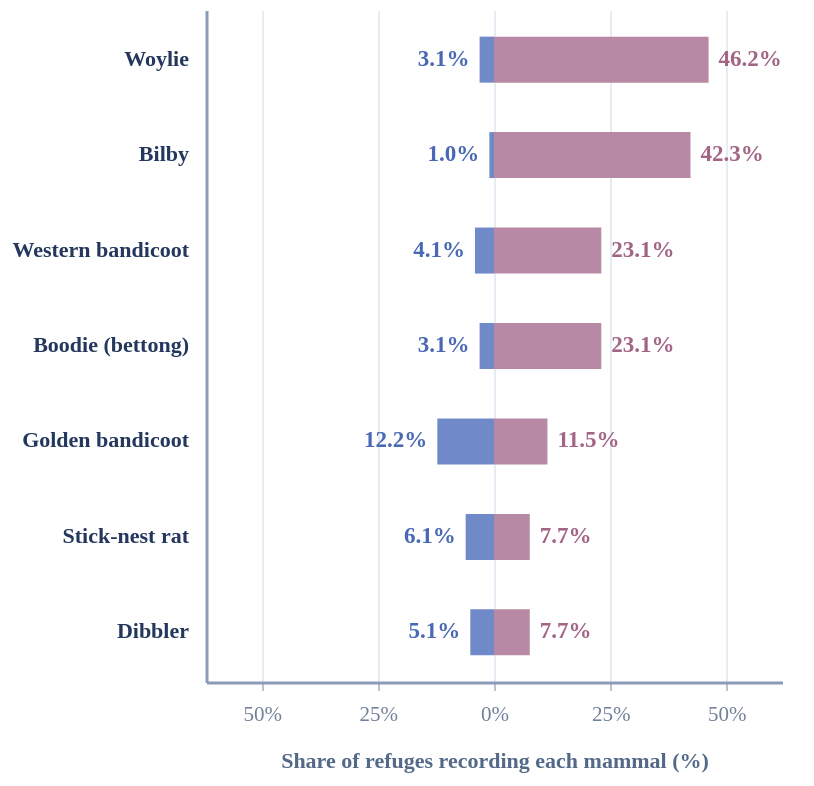

Specify this chart in Vega-Lite:
### Vega-Lite specification from a JSON file in a GitHub repository (floating-point values rounded to 4 significant figures)
{"$schema": "https://vega.github.io/schema/vega-lite/v5.json", "description": "Mirrored butterfly chart: seven frequently recorded nationally threatened native mammal taxa recorded on BOTH cat-free islands and fenced mainland havens; selected by total site records and displayed in descending sum of within-type percentages. 2024 government data, 98 islands and 26 fenced sites. Share of sites, not number of animals. Compact seven-row Vega-Lite layout; labels use common names.", "background": "#FFFFFF", "width": 288, "height": 336, "data": {"values": [{"species": "Woylie", "exact_species": "Woylie", "island_sites": 3, "fenced_sites": 12, "island_pct": 3.1, "fenced_pct": 46.2, "island_value": -3.1, "fenced_value": 46.2, "island_label": "3.1%", "fenced_label": "46.2%", "combined_pct": 49.3, "total_sites": 15, "rank_by_combined_share": 1}, {"species": "Bilby", "exact_species": "Bilby", "island_sites": 1, "fenced_sites": 11, "island_pct": 1.0, "fenced_pct": 42.3, "island_value": -1.0, "fenced_value": 42.3, "island_label": "1.0%", "fenced_label": "42.3%", "combined_pct": 43.3, "total_sites": 12, "rank_by_combined_share": 2}, {"species": "Western bandicoot", "exact_species": "Western Barred Bandicoot", "island_sites": 4, "fenced_sites": 6, "island_pct": 4.1, "fenced_pct": 23.1, "island_value": -4.1, "fenced_value": 23.1, "island_label": "4.1%", "fenced_label": "23.1%", "combined_pct": 27.2, "total_sites": 10, "rank_by_combined_share": 3}, {"species": "Boodie (bettong)", "exact_species": "Boodie (Shark Bay)", "island_sites": 3, "fenced_sites": 6, "island_pct": 3.1, "fenced_pct": 23.1, "island_value": -3.1, "fenced_value": 23.1, "island_label": "3.1%", "fenced_label": "23.1%", "combined_pct": 26.2, "total_sites": 9, "rank_by_combined_share": 4}, {"species": "Golden bandicoot", "exact_species": "Golden Bandicoot", "island_sites": 12, "fenced_sites": 3, "island_pct": 12.2, "fenced_pct": 11.5, "island_value": -12.2, "fenced_value": 11.5, "island_label": "12.2%", "fenced_label": "11.5%", "combined_pct": 23.7, "total_sites": 15, "rank_by_combined_share": 5}, {"species": "Stick-nest rat", "exact_species": "Greater Stick-nest Rat", "island_sites": 6, "fenced_sites": 2, "island_pct": 6.1, "fenced_pct": 7.7, "island_value": -6.1, "fenced_value": 7.7, "island_label": "6.1%", "fenced_label": "7.7%", "combined_pct": 13.8, "total_sites": 8, "rank_by_combined_share": 6}, {"species": "Dibbler", "exact_species": "Dibbler", "island_sites": 5, "fenced_sites": 2, "island_pct": 5.1, "fenced_pct": 7.7, "island_value": -5.1, "fenced_value": 7.7, "island_label": "5.1%", "fenced_label": "7.7%", "combined_pct": 12.8, "total_sites": 7, "rank_by_combined_share": 7}]}, "encoding": {"y": {"field": "species", "type": "nominal", "sort": ["Woylie", "Bilby", "Western bandicoot", "Boodie (bettong)", "Golden bandicoot", "Stick-nest rat", "Dibbler"], "axis": {"title": null, "labelColor": "#24375C", "labelFont": "DM Sans", "labelFontSize": 11, "labelFontWeight": 700, "labelPadding": 9, "labelLimit": 215, "domain": true, "ticks": false, "domainColor": "#8A9CB8", "domainWidth": 1.5}, "scale": {"paddingInner": 0.26, "paddingOuter": 0.15}}}, "layer": [{"mark": {"type": "rule", "stroke": "#9AAFC9", "strokeWidth": 1.3}, "encoding": {"x": {"datum": 0, "type": "quantitative", "scale": {"domain": [-62, 62], "nice": false}, "axis": {"title": "Share of refuges recording each mammal (%)", "titleColor": "#536987", "titleFont": "DM Sans", "titleFontSize": 11, "titleFontWeight": 600, "titlePadding": 12, "labelColor": "#71819A", "labelFont": "DM Sans", "labelFontSize": 10.5, "labelPadding": 7, "values": [-50, -25, 0, 25, 50], "labelExpr": "abs(datum.value)+'%'", "grid": true, "gridColor": "#E7ECF4", "gridWidth": 1, "domain": true, "ticks": true, "domainColor": "#8A9CB8", "domainWidth": 1.5, "tickColor": "#B7C4D4", "tickSize": 4}}}}, {"mark": {"type": "bar", "size": 23, "color": "#7089C9", "cornerRadius": 0, "stroke": null}, "encoding": {"x": {"field": "island_value", "type": "quantitative"}, "x2": {"datum": 0}, "tooltip": [{"field": "exact_species", "type": "nominal", "title": "Threatened native mammal"}, {"field": "island_sites", "type": "quantitative", "title": "Cat-free islands", "format": ".0f"}, {"field": "island_pct", "type": "quantitative", "title": "Of islands (%)", "format": ".1f"}, {"field": "fenced_sites", "type": "quantitative", "title": "Fenced mainland havens", "format": ".0f"}, {"field": "fenced_pct", "type": "quantitative", "title": "Of fenced havens (%)", "format": ".1f"}]}}, {"mark": {"type": "bar", "size": 23, "color": "#B889A5", "cornerRadius": 0, "stroke": null}, "encoding": {"x": {"field": "fenced_value", "type": "quantitative"}, "x2": {"datum": 0}, "tooltip": [{"field": "exact_species", "type": "nominal", "title": "Threatened native mammal"}, {"field": "island_sites", "type": "quantitative", "title": "Cat-free islands", "format": ".0f"}, {"field": "island_pct", "type": "quantitative", "title": "Of islands (%)", "format": ".1f"}, {"field": "fenced_sites", "type": "quantitative", "title": "Fenced mainland havens", "format": ".0f"}, {"field": "fenced_pct", "type": "quantitative", "title": "Of fenced havens (%)", "format": ".1f"}]}}, {"mark": {"type": "text", "font": "DM Sans", "fontWeight": 800, "fontSize": 11.5, "align": "right", "dx": -5, "baseline": "middle", "color": "#4969B4"}, "encoding": {"x": {"field": "island_value", "type": "quantitative"}, "text": {"field": "island_label"}}}, {"mark": {"type": "text", "font": "DM Sans", "fontWeight": 800, "fontSize": 11.5, "align": "left", "dx": 5, "baseline": "middle", "color": "#A26585"}, "encoding": {"x": {"field": "fenced_value", "type": "quantitative"}, "text": {"field": "fenced_label"}}}], "config": {"view": {"stroke": null}, "font": "DM Sans"}, "padding": {"left": 5, "right": 16, "top": 5, "bottom": 7}, "autosize": {"type": "pad", "contains": "padding"}}
